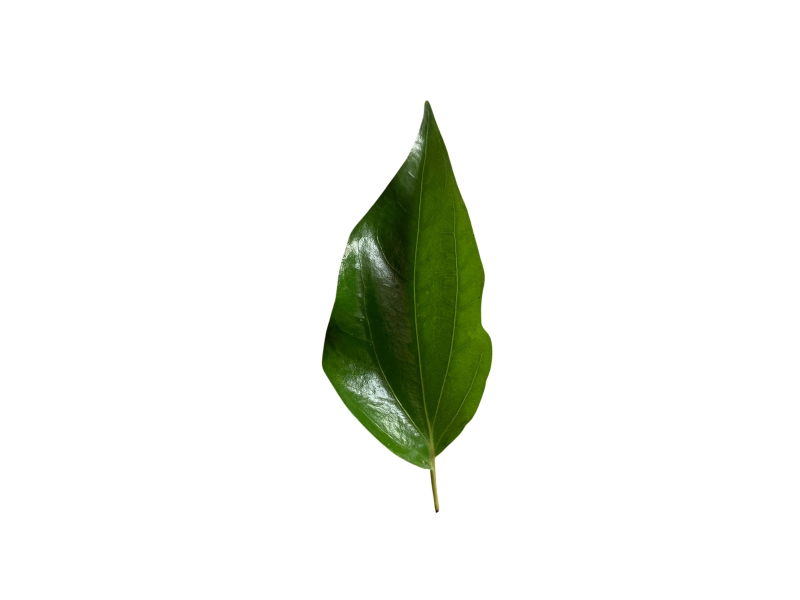
#> input picture query_sirih.jpg, 1600 x 1200 px (shown at 1/2 size); the run also reads 1 picture not shown here
$ jupyter execute 'Image Fundamentals.ipynb'
#> lines starting #> are read from the running program, lines starting #| are printed output that depends on the picture; after the words box and inside, x2 and y2 are one past the last pixel; in counts of white or black regions, pixels touching at a corner belong together
[cell 1]
import cv2

[cell 2]
# membaca image
image = cv2.imread("query_sirih.jpg")
#> image is the input picture: shape (1200, 1600, 3); mean B, G, R 236.2, 241.5, 239.2

[cell 3]
print(image)
#> (printed output is left out)

[cell 4]
# menampilkan image
cv2.imshow('query_sirih', image)
cv2.waitKey(0)
cv2.destroyAllWindows()

[cell 5]
print(image.shape)
#| (1200, 1600, 3)

[cell 6]
# mengakses nilai di pixel x=100, y=20
(b, g, r) = image[20, 100]
#> b = 255; g = 255; r = 255
print("blue = ",b)
#| blue =  255
print("green = ",g)
#| green =  255
print("red = ",r)
#| red =  255

[cell 7]
# crop image
im_crop = image[100:660, 100:380]
#> im_crop: shape (560, 280, 3); every value is 255

cv2.imshow('crop',im_crop)
cv2.waitKey(0)
cv2.destroyAllWindows()
print(im_crop.shape)
#| (560, 280, 3)

[cell 8]
# mengcopy image
cp_image = image.copy()
print(cp_image.shape)
#| (1200, 1600, 3)

[cell 9]
# mengubah nilai pixel
cp_image[300:350, 170:300] = (100, 255, 240)
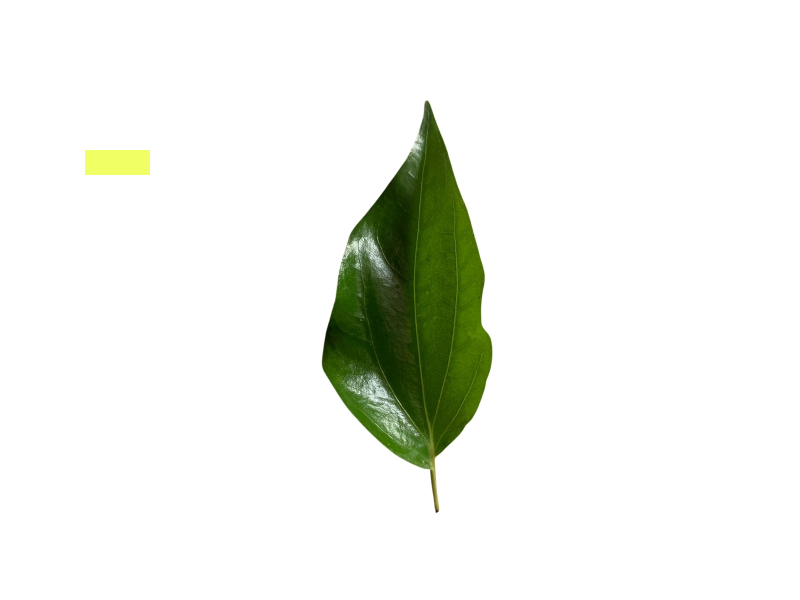
#> cp_image: shape (1200, 1600, 3) (shown at 1/2 size); 0.34% of pixels changed, all inside (x1, y1, x2, y2) = (170, 300, 300, 350)

cv2.imshow('cp_image',cp_image)
cv2.waitKey(0)
cv2.destroyAllWindows()

[cell 10]
# resize image (ignore aspect ratio)
im_resized = cv2.resize(image, (400,400))
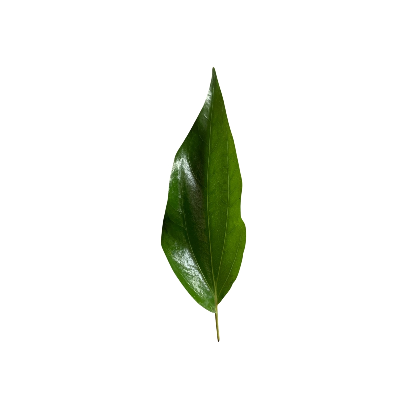
#> im_resized: shape (400, 400, 3); mean B, G, R 236.2, 241.5, 239.2

cv2.imshow('im_resized',im_resized)
cv2.waitKey(0)
cv2.destroyAllWindows()

[cell 11]
# resize image (mempertahankan aspect ratio)
r = 400/image.shape[1]
#> r = 0.25
dim = (400,int(image.shape[0]*r))
#> dim = (400, 300)
im_resized = cv2.resize(image, dim)
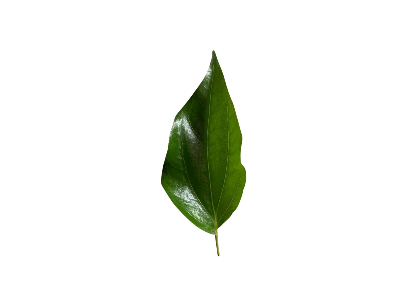
#> im_resized: shape (300, 400, 3); mean B, G, R 236.2, 241.5, 239.2

cv2.imshow('im_resized',im_resized)
cv2.waitKey(0)
cv2.destroyAllWindows()

[cell 12]
# Rotating an image
(h, w) = image.shape[:2]
#> h = 1200; w = 1600
center = (w/2, h/2)
#> center = (800, 600)

M = cv2.getRotationMatrix2D(center, 180, 1.0)
rotated = cv2.warpAffine(image, M, (w,h))
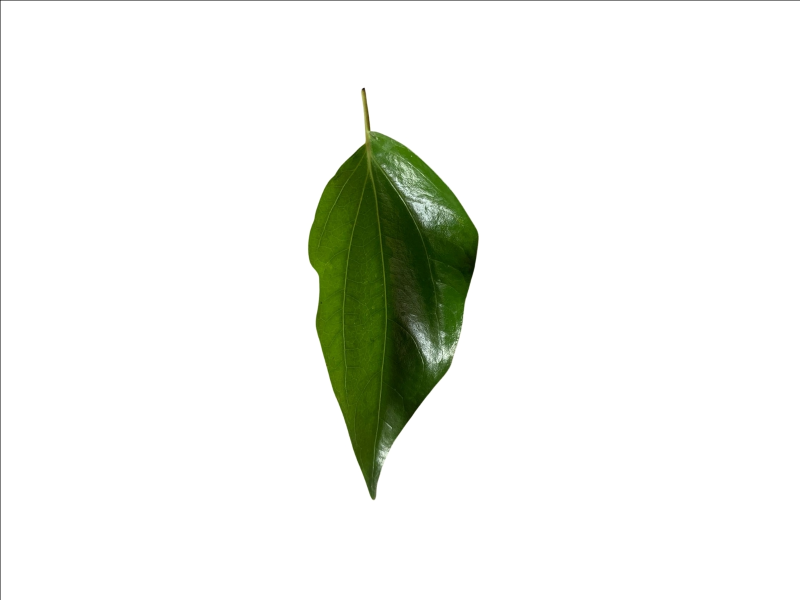
#> rotated: shape (1200, 1600, 3) (shown at 1/2 size); mean B, G, R 235.8, 241.1, 238.8

cv2.imshow('rotate',rotated)
cv2.waitKey(0)
cv2.destroyAllWindows()

[cell 13]
# menyimpan image
cv2.imwrite("rotate.png", rotated)
#> Out = True

[cell 14]
# adjust image contrast
import numpy as np
im_adjusted = cv2.addWeighted(im_resized, 1.5, np.zeros(im_resized.shape, im_resized.dtype), 0, -100)
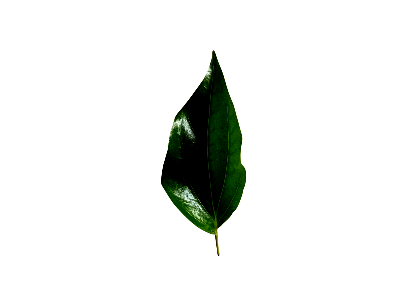
#> im_adjusted: shape (300, 400, 3); mean B, G, R 235.3, 237.5, 235.7

cv2.imshow('Original Image',im_resized)
cv2.imshow('Adjusted Image',im_adjusted)
cv2.waitKey(0)
cv2.destroyAllWindows()

[cell 15]
# detect edges
im_edges = cv2.Canny(im_resized, 100, 200)
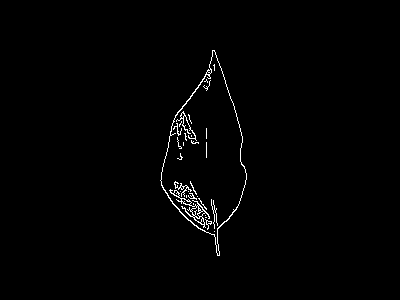
#> im_edges: shape (300, 400); 1.1% white in thin lines or dots, all inside (x1, y1, x2, y2) = (160, 50, 247, 256)

cv2.imshow('Original Image',im_resized)
cv2.imshow('Detected Edges',im_edges)
cv2.waitKey(0)
cv2.destroyAllWindows()

[cell 16]
# convert image to grayscale
im_gray = cv2.cvtColor(im_resized, cv2.COLOR_BGR2GRAY)
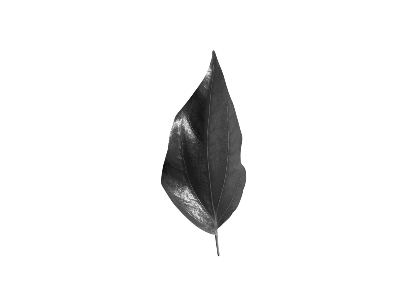
#> im_gray: shape (300, 400); min 16, max 255, mean 240.2

cv2.imshow('Original Image',im_resized)
cv2.imshow('Grayscale Image',im_gray)
cv2.waitKey(0)
cv2.destroyAllWindows()

[cell 17]
# get all files in a folder
import glob

imdir = 'Dataset/'
ext = ['png', 'jpg', 'gif']    # Add image formats here

files = []
[files.extend(glob.glob(imdir + '*.' + e)) for e in ext]

images = [cv2.imread(file) for file in files]
#> images = 1 item

# adjust contrast to all of them nd save to different location
i = 1
for img in images:
    im_adjusted = cv2.addWeighted(img, 1.5, np.zeros(img.shape, img.dtype), 0, -100)
    im_name = "dataset/sirih_contrast/" + str(i) + ".jpg"
    cv2.imwrite(im_name, im_adjusted)
    i+=1
#> this loop made 1 pass
#> (im_name, i) on pass 1: ('dataset/sirih_contrast/1.jpg', 2)
#> after the loop, i = 2
